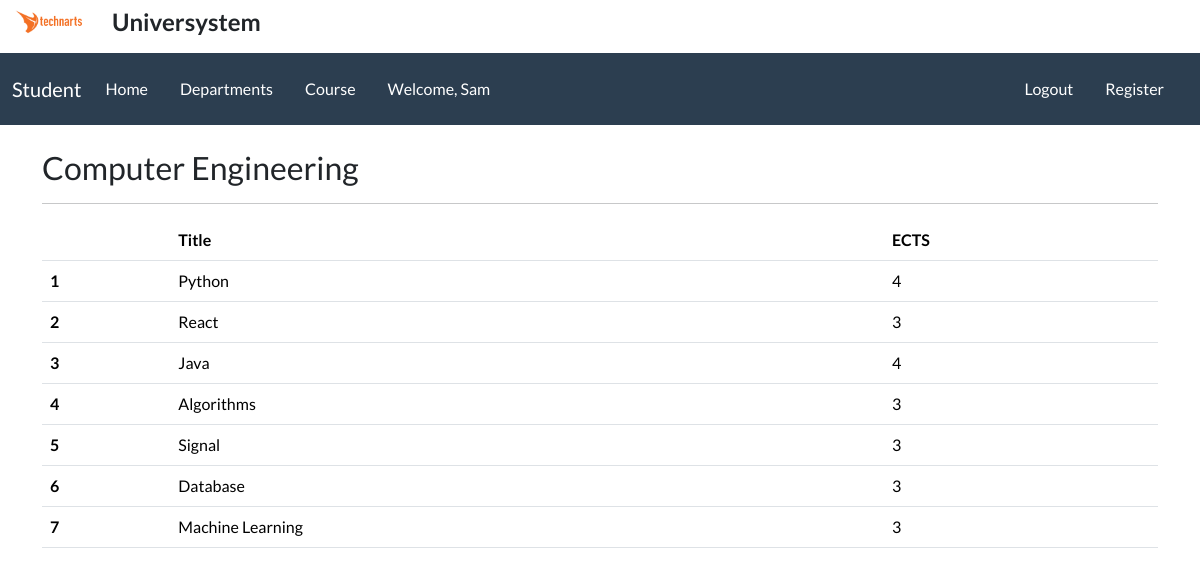
The page /department/computer-engineering/ (signed in) on the database its author committed.
### accountapp/models.py (models this page shows, shortened)
class CustomUser(AbstractUser):
    STATUS = (
        ('Teacher', 'Teacher'),
        ('Student', 'Student'),
        ('Admin', 'Admin'),
    )
    status = models.CharField(
        max_length=100, choices=STATUS, default='Student',)

### baseapp/models.py (models this page shows, shortened)
class Department(models.Model):
    title = models.CharField(max_length=150)
    capacity = models.IntegerField(default=10)
    slug = models.SlugField(db_index=True, unique=True,
                            blank=True, null=False, editable=False)

class Lesson(models.Model):
    title = models.CharField(max_length=100)
    ects = models.IntegerField()
    category = models.ManyToManyField(Department)
    capacity = models.IntegerField(default=3)  # Course capacity
    course_hour = models.ForeignKey(
        CourseHour, on_delete=models.CASCADE, blank=True, null=True)

### baseapp/views.py (the view)
# urls.py: path('department/<slug:slug>/', LessonView.as_view(), name='lesson'),
class LessonView(LoginRequiredMixin, View):
    def get(self, request, slug):
        context = {
            'lessons': Lesson.objects.filter(category__slug=slug),
            'all_lessons': Lesson.objects.all(),
            'departments': Department.objects.get(slug=slug),
        }
        return render(request, 'baseapp/lesson.html', context)

### baseapp/templates/baseapp/lesson.html
{% extends 'base.html' %} {% block title %}Lessons{% endblock title %} {% block content %}
<div class="container mt-4">
  <h3>{{ departments.title }}</h3>
  <hr />
  <table class="table">
    <thead>
      <tr>
        <th scope="col"></th>
        <th scope="col">Title</th>
        <th scope="col">ECTS</th>
      </tr>
    </thead>
    {% for lesson in lessons %}
    <tbody>
      <tr>
        <th scope="row">{{ forloop.counter }}</th>
        <td>{{ lesson.title }}</td>
        <td>{{ lesson.ects }}</td>
      </tr>
    </tbody>
    {% endfor %}
  </table>
</div>
{% endblock content %}

### templates/partials/_navbar.html (shortened to what this page needs)
<nav class="navbar navbar-expand-lg bg-primary" data-bs-theme="dark">
  <div class="container-fluid">
    {% if user.status == "Teacher" %}
    <a class="navbar-brand">Teacher</a>
    {% elif user.status == "Student" %}
    <a class="navbar-brand">Student</a>
    {% elif user.status == 'Admin' %}
    <a class="navbar-brand">Admin</a>
    {% endif %}
    <div class="collapse navbar-collapse" id="navbarColor01">
      <ul class="navbar-nav me-3">
        <li class="nav-item">
          <a class="nav-link me-3" href="{% url 'index' %}">Home</a>
        </li>
        <li class="nav-item me-3">
          <a class="nav-link" href="{% url 'department' %}">Departments</a>
        </li>
        {% if user.status == "Teacher" %}
        <li class="nav-item me-3">
          <a class="nav-link" href="{% url 'grade' %}">Enter Grade</a>
        </li>
        <li class="nav-item me-3">
          <a class="nav-link" href="{% url 'message' %}">Messages</a>
        </li>
        {% elif user.status == "Student" %}
        <li class="nav-item me-3">
          <a class="nav-link" href="{% url 'syllabus' %}">Course</a>
        </li>
        {% endif %} {% if not user.status == 'Admin' %}
        <li class="nav-item">
          <a class="nav-link">Welcome, {{ user.first_name|title }}</a>
        </li>
        {% endif %}
      </ul>
      <ul class="navbar-nav ms-auto">
        <li class="nav-item me-3">
          <a class="nav-link" href="{% url 'logout' %}">Logout</a>
        </li>
        {% if user.status == 'Student' %}
        <li class="nav-item me-3">
          <a class="nav-link" href="{% url 'register' %}">Register</a>
        </li>
        {% endif %}
      </ul>
    </div>
  </div>
</nav>

### rows shown on the page
CustomUser: first_name "Sam"
Department: title "Computer Engineering"
Lesson: title "Python", ects "4"
Lesson: title "React", ects "3"
Lesson: title "Java", ects "4"
Lesson: title "Algorithms", ects "3"
Lesson: title "Signal", ects "3"
Lesson: title "Database", ects "3"
Lesson: title "Machine Learning", ects "3"
